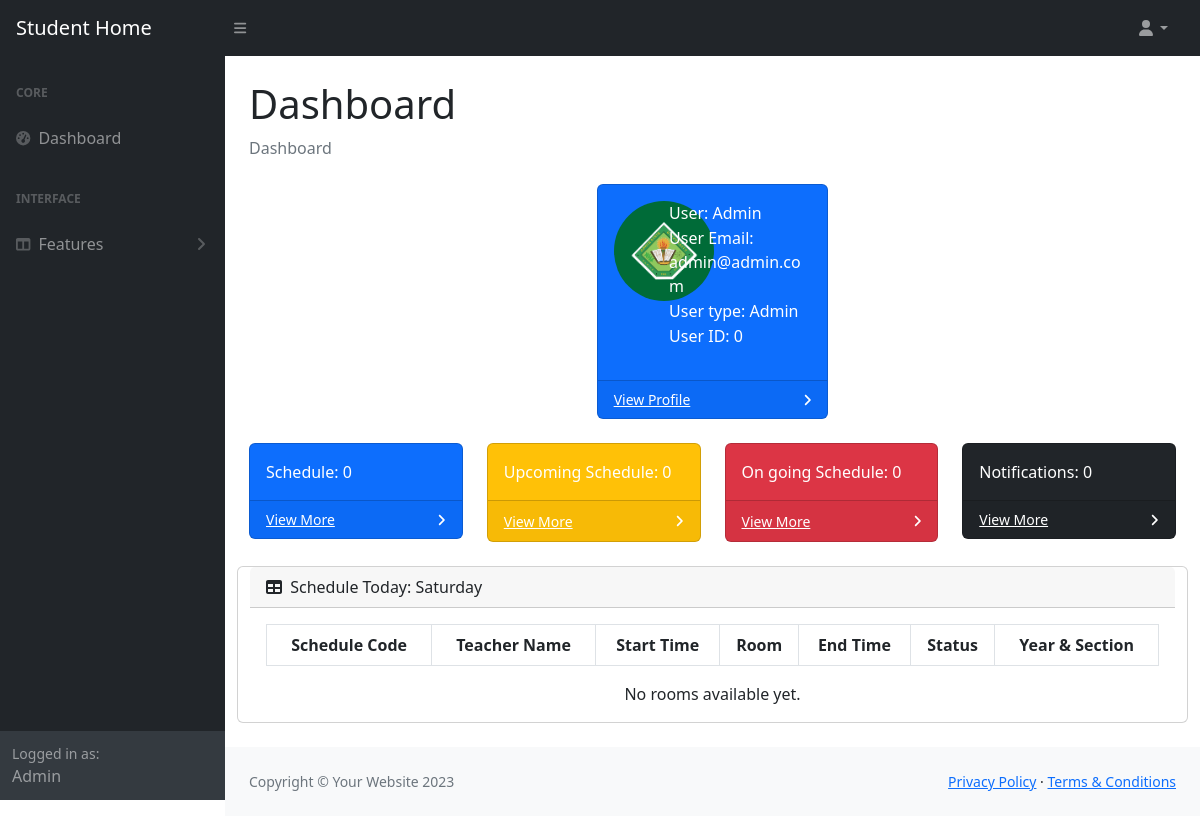
The app's page /home-stud.php with its own data.
### tables this page shows
CREATE TABLE `usertbl` (
  `id` int(200) NOT NULL,
  `first_name` varchar(100) NOT NULL,
  `last_name` varchar(100) NOT NULL,
  `mobile_number` varchar(100) NOT NULL,
  `email` varchar(100) NOT NULL,
  `user_type` varchar(100) NOT NULL,
  `password` varchar(100) NOT NULL,
  `section` varchar(100) NOT NULL,
  `year` varchar(100) NOT NULL,
  `subjects` varchar(255) NOT NULL
);

### home-stud.php (the view, shortened to what this page needs)
<?php
    $res_id = '';
    $res_utype = '';
    $res_email = '';
    $res_lname = '';
    $res_fname = '';
    $currentDay= date('l');
    include("server.php");
    $tempOccupied = "Occupied";
    $tempNotOccupied = "Not_Occupied";
    $id = $_SESSION['id'];
    $query = mysqli_query($conn, "SELECT * FROM usertbl WHERE id = '$id'");
    if(mysqli_num_rows($query) == 0) {
      echo "None";
    } else {
    while($result = mysqli_fetch_assoc($query)){
      $res_fname = $result['first_name'];
      $res_lname = $result['last_name'];
      $res_email = $result['email'];
      $res_utype = $result['user_type'];
      $res_section = $result['section'];
      $res_year = $result['year'];
      $res_id = $result['id'];
      }
    }
    $sqlroom = "SELECT * FROM roomtbl WHERE room_section = '$res_section' AND room_year = '$res_year' AND room_day LIKE '%$currentDay' AND status = '$tempOccupied'";
    $queryroom = mysqli_query($conn, $sqlroom);
    $on_going =  mysqli_num_rows($queryroom);
    $sqlroom = "SELECT * FROM roomtbl WHERE room_section = '$res_section' AND room_year = '$res_year' AND room_day LIKE '%$currentDay'";
    $queryroom = mysqli_query($conn, $sqlroom);
    $rooms_number =  mysqli_num_rows($queryroom);
    $sqlroom = "SELECT * FROM roomtbl WHERE room_section = '$res_section' AND room_year = '$res_year' AND room_day LIKE '%$currentDay' AND status = '$tempNotOccupied'";
    $queryroom = mysqli_query($conn, $sqlroom);
    $upcoming =  mysqli_num_rows($queryroom);
    $sqlroom = "SELECT * FROM roomtbl WHERE room_section = '$res_section' AND room_year = '$res_year' AND seen = 0 AND room_day LIKE '%$currentDay'";
    $queryroom = mysqli_query($conn, $sqlroom);
    $notification =  mysqli_num_rows($queryroom);
?>
<!DOCTYPE html>
<html lang="en">
    <head>
        <link href="https://cdn.jsdelivr.net/npm/simple-datatables@7.1.2/dist/style.min.css" rel="stylesheet" />
        <link href="css/styles.css" rel="stylesheet" />
    </head>
    <body class="sb-nav-fixed">
        <nav class="sb-topnav navbar navbar-expand navbar-dark bg-dark">
            <a class="navbar-brand ps-3" href="home-stud.php" >Student Home</a>
            <button class="btn btn-link btn-sm order-1 order-lg-0 me-4 me-lg-0" id="sidebarToggle" ><i class="fas fa-bars"></i></button>
            <ul class="navbar-nav ms-auto ms-md-0 me-3 me-lg-4">
                <li class="nav-item dropdown">
                    <a class="nav-link dropdown-toggle" id="navbarDropdown" href="#" role="button" data-bs-toggle="dropdown" aria-expanded="false"><i class="fas fa-user fa-fw"></i></a>
                </li>
            </ul>
        </nav>
        <div id="layoutSidenav">
            <div id="layoutSidenav_nav">
                <nav class="sb-sidenav accordion sb-sidenav-dark" id="sidenavAccordion">
                    <div class="sb-sidenav-menu">
                        <div class="nav">
                            <div class="sb-sidenav-menu-heading">Core</div>
                            <a class="nav-link" href="home-stud.php">
                                <div class="sb-nav-link-icon"><i class="fas fa-tachometer-alt"></i></div>
                                Dashboard
                            </a>
                            <div class="sb-sidenav-menu-heading">Interface</div>
                            <a class="nav-link collapsed" href="home-stud.php" data-bs-toggle="collapse" data-bs-target="#collapseLayouts" aria-expanded="false" aria-controls="collapseLayouts">
                                <div class="sb-nav-link-icon"><i class="fas fa-columns"></i></div>
                                Features
                                <div class="sb-sidenav-collapse-arrow"><i class="fas fa-angle-down"></i></div>
                            </a>
                        </div>
                    </div>
                    <div class="sb-sidenav-footer">
                        <div class="small">Logged in as:</div>
                        <?php echo $res_fname . " " . $res_lname; ?>
                    </div>
                </nav>
            </div>
            <div id="layoutSidenav_content">
                <main>
                    <div class="container-fluid px-4">
                        <h1 class="mt-4">Dashboard</h1>
                        <ol class="breadcrumb mb-4">
                            <li class="breadcrumb-item active">Dashboard</li>
                        </ol>
                        <div class="col-xl-3 col-md-6 mx-auto">
                        <div class="card bg-primary text-white mb-4">
                            <div class="card-body">
                                <div class="row">
                                    <div class="col-3">
                                        <img src="cvsulogo.png" class="rounded-circle" style="width: 100px; height: 100px;" alt="User Image">
                                    </div>
                                    <div class="col-9">
                                        <p>User: <?php echo $res_fname . " " . $res_lname; ?></p>
                                        <p style="margin-top: -15px;">User Email: <?php echo $res_email ?></p>
                                        <p style="margin-top: -15px;">User type: <?php echo $res_utype ?></p>
                                        <p style="margin-top: -15px;">User ID: <?php echo $res_id ?></p>
                                    </div>
                                </div>
                            </div>
                            <div class="card-footer d-flex align-items-center justify-content-between">
                                <a class="small text-white stretched-link" href="profile-stud.php">View Profile</a>
                                <div class="small text-white"><i class="fas fa-angle-right"></i></div>
                            </div>
                        </div>
                    </div>
                        <div class="row">
                            <div class="col-xl-3 col-md-6">
                                <div class="card bg-primary text-white mb-4">
                                    <div class="card-body">Schedule: <?php echo $rooms_number; ?></div>
                                    <div class="card-footer d-flex align-items-center justify-content-between">
                                        <a class="small text-white stretched-link" href="rooms-list-stud.php">View More</a>
                                        <div class="small text-white"><i class="fas fa-angle-right"></i></div>
                                    </div>
                                </div>
                            </div>
                            <div class="col-xl-3 col-md-6">
                                <div class="card bg-warning text-white mb-4">
                                    <div class="card-body">Upcoming Schedule: <?php echo $upcoming; ?></div>
                                    <div class="card-footer d-flex align-items-center justify-content-between">
                                    <form id="statusForm" action="rooms-list-stud.php" method="POST">
                                        <a class="small text-white stretched-link" href="#" onclick="document.getElementById('statusForm').submit();">View More</a>
                                    </form>
                                        <div class="small text-white"><i class="fas fa-angle-right"></i></div>
                                    </div>
                                </div>
                            </div>
                            <div class="col-xl-3 col-md-6">
                                <div class="card bg-danger text-white mb-4">
                                    <div class="card-body">On going Schedule: <?php echo $on_going; ?></div>
                                    <div class="card-footer d-flex align-items-center justify-content-between">
                                    <form id="statusForms" action="rooms-list-stud.php" method="POST">
                                        <a class="small text-white stretched-link" href="#" onclick="document.getElementById('statusForms').submit();">View More</a>
                                    </form>
                                        <div class="small text-white"><i class="fas fa-angle-right"></i></div>
                                    </div>
                                </div>
                            </div>
                            <div class="col-xl-3 col-md-6">
                                <div class="card bg-dark text-white mb-4">
                                    <div class="card-body">Notifications: <?php echo $notification; ?></div>
                                    <div class="card-footer d-flex align-items-center justify-content-between">
                                        <a class="small text-white stretched-link" href="notif-stud.php">View More</a>
                                        <div class="small text-white"><i class="fas fa-angle-right"></i></div>
                                    </div>
                                </div>
                            </div>
                        </div>
                        <div class="row">
                        <div class="card mb-4">
                            <div class="card-header">
                                <i class="fas fa-table me-1"></i>
                                Schedule Today: <?php echo $currentDay; ?>
                            </div>
                            <div class="card-body text-center">
                                <table class="datatable-table">
                                    <thead >
                                        <tr class="text-center">
                                            <th class="text-center">Schedule Code</th>
                                            <th class="text-center">Teacher Name</th>
                                            <th class="text-center">Start Time</th>
                                            <th class="text-center">Room</th>
                                            <th class="text-center">End Time</th>
                                            <th class="text-center">Status</th>
                                            <th class="text-center">Year & Section</th>
                                        </tr>
                                    </thead>
                                    <?php
                                        $sqlroom = "SELECT * FROM roomtbl WHERE room_section = '$res_section' AND room_year = '$res_year' ORDER BY made_at DESC";
                                        $queryroom = mysqli_query($conn, $sqlroom);
                                    ?>
                                </table>
                                <?php
                                    if(mysqli_num_rows($queryroom) == 0) {
                                        echo "No rooms available yet.";
                                      }
                                ?>
                            </div>
                        </div>
                    </div>
                </main>
                <footer class="py-4 bg-light mt-auto">
                    <div class="container-fluid px-4">
                        <div class="d-flex align-items-center justify-content-between small">
                            <div class="text-muted">Copyright &copy; Your Website 2023</div>
                            <div>
                                <a href="#">Privacy Policy</a>
                                &middot;
                                <a href="#">Terms &amp; Conditions</a>
                            </div>
                        </div>
                    </div>
                </footer>
            </div>
        </div>
    </body>
</html>

### records on screen
usertbl: first_name "Admin", email "admin@admin.com", user_type "Admin", id "0"

### other values on screen
$rooms_number "0"
$upcoming "0"
$on_going "0"
$notification "0"
